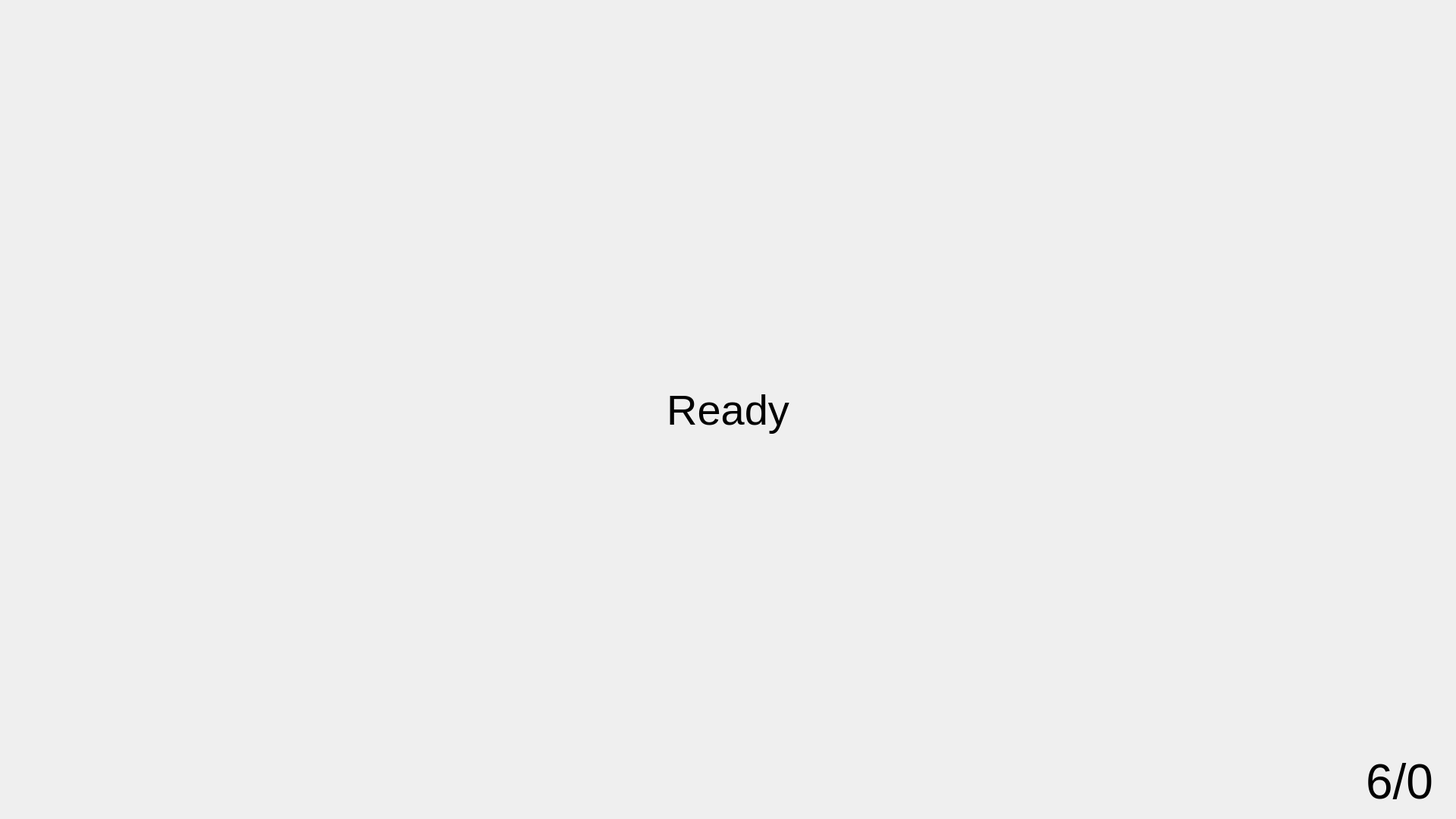
<?xml version="1.0" encoding="UTF-8"?>
<ui version="4.0">
 <class>Form_2</class>
 <widget class="QWidget" name="Form_2">
  <property name="geometry">
   <rect>
    <x>0</x>
    <y>0</y>
    <width>1920</width>
    <height>1080</height>
   </rect>
  </property>
  <property name="windowTitle">
   <string>Form_2</string>
  </property>
  <widget class="QWidget" name="widget_form_2_1" native="true">
   <property name="enabled">
    <bool>true</bool>
   </property>
   <property name="geometry">
    <rect>
     <x>150</x>
     <y>0</y>
     <width>1620</width>
     <height>1080</height>
    </rect>
   </property>
   <widget class="QWidget" name="widget_form_2_2" native="true">
    <property name="geometry">
     <rect>
      <x>480</x>
      <y>0</y>
      <width>821</width>
      <height>1080</height>
     </rect>
    </property>
    <widget class="QWidget" name="verticalLayoutWidget">
     <property name="geometry">
      <rect>
       <x>0</x>
       <y>0</y>
       <width>821</width>
       <height>1081</height>
      </rect>
     </property>
     <layout class="QVBoxLayout" name="verticalLayout_form_2_Cam"/>
    </widget>
   </widget>
  </widget>
  <widget class="QWidget" name="widget_form_2_0" native="true">
   <property name="geometry">
    <rect>
     <x>150</x>
     <y>0</y>
     <width>1620</width>
     <height>1080</height>
    </rect>
   </property>
   <widget class="QLabel" name="label_form_2_0">
    <property name="geometry">
     <rect>
      <x>0</x>
      <y>0</y>
      <width>1620</width>
      <height>1080</height>
     </rect>
    </property>
    <property name="font">
     <font>
      <pointsize>42</pointsize>
     </font>
    </property>
    <property name="text">
     <string>Ready</string>
    </property>
    <property name="alignment">
     <set>Qt::AlignCenter</set>
    </property>
   </widget>
  </widget>
  <widget class="QLabel" name="label_form_2_Timer">
   <property name="geometry">
    <rect>
     <x>20</x>
     <y>10</y>
     <width>121</width>
     <height>81</height>
    </rect>
   </property>
   <property name="font">
    <font>
     <pointsize>48</pointsize>
    </font>
   </property>
   <property name="text">
    <string/>
   </property>
   <property name="scaledContents">
    <bool>true</bool>
   </property>
   <property name="alignment">
    <set>Qt::AlignCenter</set>
   </property>
  </widget>
  <widget class="QLabel" name="label_form_2_Captrue_Num">
   <property name="geometry">
    <rect>
     <x>1780</x>
     <y>990</y>
     <width>131</width>
     <height>81</height>
    </rect>
   </property>
   <property name="font">
    <font>
     <pointsize>48</pointsize>
    </font>
   </property>
   <property name="text">
    <string>6/0</string>
   </property>
   <property name="alignment">
    <set>Qt::AlignCenter</set>
   </property>
  </widget>
 </widget>
 <resources>
  <include location="source.qrc"/>
 </resources>
 <connections/>
</ui>
